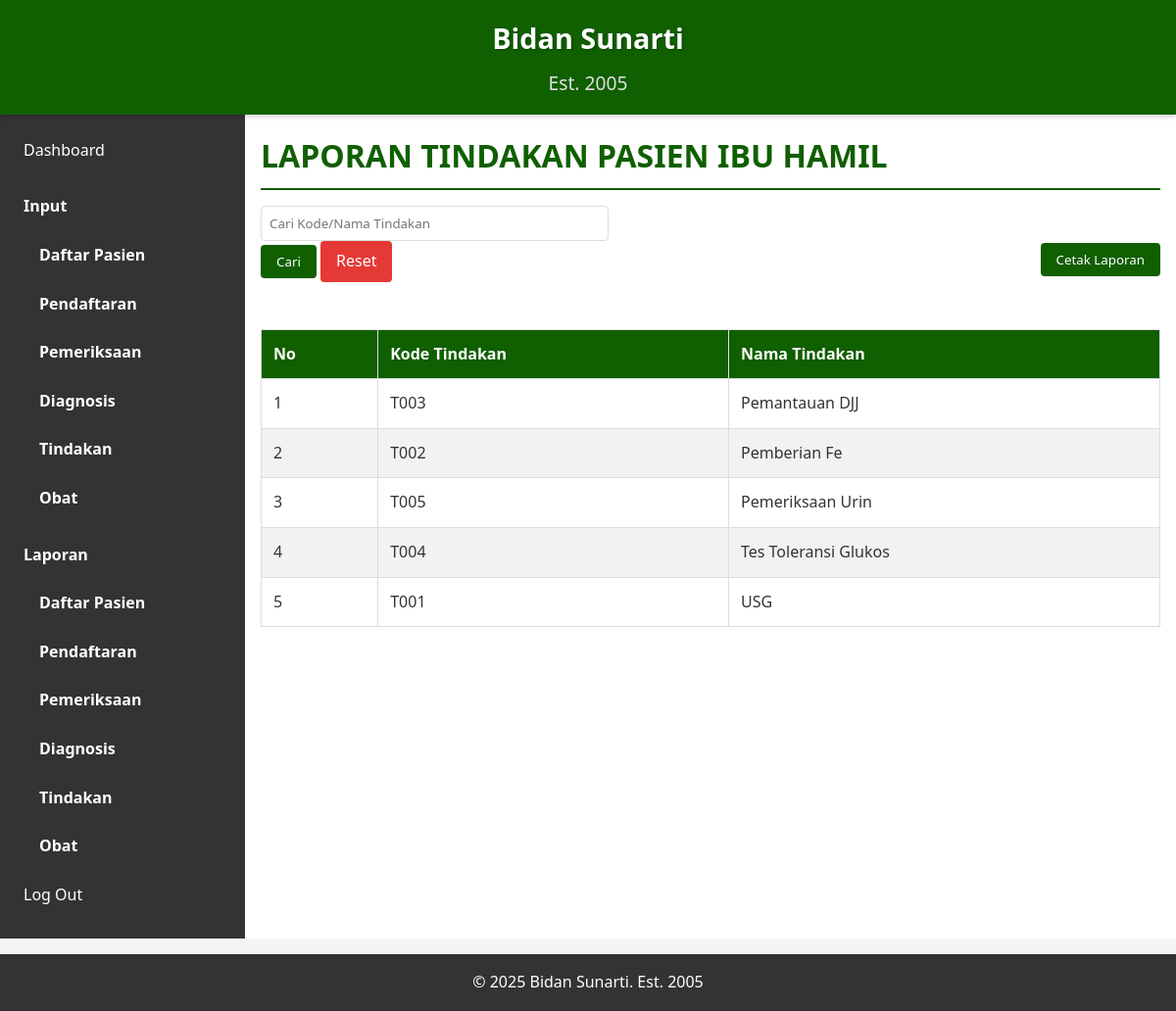
The page /modules/tindakan/laporan.php (signed in) on the database its author committed.
### tables this page shows
CREATE TABLE IF NOT EXISTS tindakan (
    kode_tindakan VARCHAR(8) PRIMARY KEY,
    nama_tindakan VARCHAR(20) NOT NULL,
    created_at TIMESTAMP DEFAULT CURRENT_TIMESTAMP,
    updated_at TIMESTAMP DEFAULT CURRENT_TIMESTAMP ON UPDATE CURRENT_TIMESTAMP
);

### includes/functions.php (called while the page is built, shortened)
<?php
require_once __DIR__ . '/../config.php';
function getTindakanReport()
{
    global $conn;
    $result = $conn->query("SELECT * FROM tindakan ORDER BY nama_tindakan");
    return $result->fetch_all(MYSQLI_ASSOC);
}
?>

### modules/tindakan/laporan.php (the view, shortened to what this page needs)
<?php
require_once '../../includes/functions.php';
$tindakan = getTindakanReport();
?>
<!DOCTYPE html>
<html lang="id">
<head>
    <link rel="stylesheet" href="../../css/style.css">
</head>
<body>
    <div class="container">
        <?php include '../../includes/header.php'; ?>
        <aside class="sidebar">
            <?php include '../../includes/sidebar.php'; ?>
        </aside>
        <main class="content">
            <h1>LAPORAN TINDAKAN PASIEN IBU HAMIL</h1>
            <div class="no-print actions">
                <form method="GET" class="search-form">
                    <div class="form-group">
                        <input type="text" name="search" placeholder="Cari Kode/Nama Tindakan"
                            value="<?php echo isset($_GET['search']) ? htmlspecialchars($_GET['search']) : ''; ?>">
                        <button type="submit" class="btn">Cari</button>
                        <a href="laporan.php" class="btn secondary">Reset</a>
                    </div>
                </form>
                <button onclick="window.print()" class="btn">Cetak Laporan</button>
            </div>
            <table>
                <thead>
                    <tr>
                        <th>No</th>
                        <th>Kode Tindakan</th>
                        <th>Nama Tindakan</th>
                    </tr>
                </thead>
                <tbody>
                    <?php if (empty($tindakan)): ?>
                        <tr>
                            <td colspan="3" class="text-center">Tidak ada data tindakan</td>
                        </tr>
                    <?php else: ?>
                        <?php foreach ($tindakan as $index => $tnd): ?>
                            <tr>
                                <td><?php echo $index + 1; ?></td>
                                <td><?php echo htmlspecialchars($tnd['kode_tindakan']); ?></td>
                                <td><?php echo htmlspecialchars($tnd['nama_tindakan']); ?></td>
                            </tr>
                        <?php endforeach; ?>
                    <?php endif; ?>
                </tbody>
            </table>
        </main>
        <?php include '../../includes/footer.php'; ?>
    </div>
</body>
</html>

### css/style.css (style rules this page uses)
* { margin: 0; padding: 0; box-sizing: border-box; font-family: 'Segoe UI', Tahoma, Geneva, Verdana, sans-serif; }
body { background-color: #f5f5f5; color: #333; line-height: 1.6; }
.container { display: grid; grid-template-rows: auto 1fr auto; min-height: 100vh; }
.sidebar { background-color: #333; color: white; padding: 1rem; }
.content { padding: 1rem; background-color: white; }
.content h1 { color: #105f00; margin-bottom: 1rem; border-bottom: 2px solid #105f00; padding-bottom: 0.5rem; }
.form-group { margin-bottom: 1rem; }
.form-group input, .form-group textarea, .form-group select { width: 100%; padding: 0.5rem; border: 1px solid #ddd; border-radius: 4px; }
.btn { display: inline-block; padding: 0.5rem 1rem; background-color: #105f00; color: white; border: none; border-radius: 4px; cursor: pointer; text-decoration: none; text-align: center; }
.btn.secondary { background-color: #e53935; color: #fff; border: none; }
table { width: 100%; border-collapse: collapse; margin-bottom: 1rem; }
table th, table td { padding: 0.75rem; text-align: left; border: 1px solid #ddd; }
table th { background-color: #105f00; color: white; }
table tr:nth-child(even) { background-color: #f2f2f2; }
.search-form { display: flex; gap: 0.5rem; margin-bottom: 1rem; }
.search-form input { flex: 1; padding: 0.5rem; border: 1px solid #ddd; border-radius: 4px; }
.actions { display: flex; justify-content: space-between; align-items: center; margin-bottom: 1rem; flex-wrap: wrap; gap: 0.5rem; }
@media (min-width: 768px) { .container { grid-template-columns: 250px 1fr; } }

### rows shown on the page
tindakan: kode_tindakan "T003", nama_tindakan "Pemantauan DJJ"
tindakan: kode_tindakan "T002", nama_tindakan "Pemberian Fe"
tindakan: kode_tindakan "T005", nama_tindakan "Pemeriksaan Urin"
tindakan: kode_tindakan "T004", nama_tindakan "Tes Toleransi Glukos"
tindakan: kode_tindakan "T001", nama_tindakan "USG"
